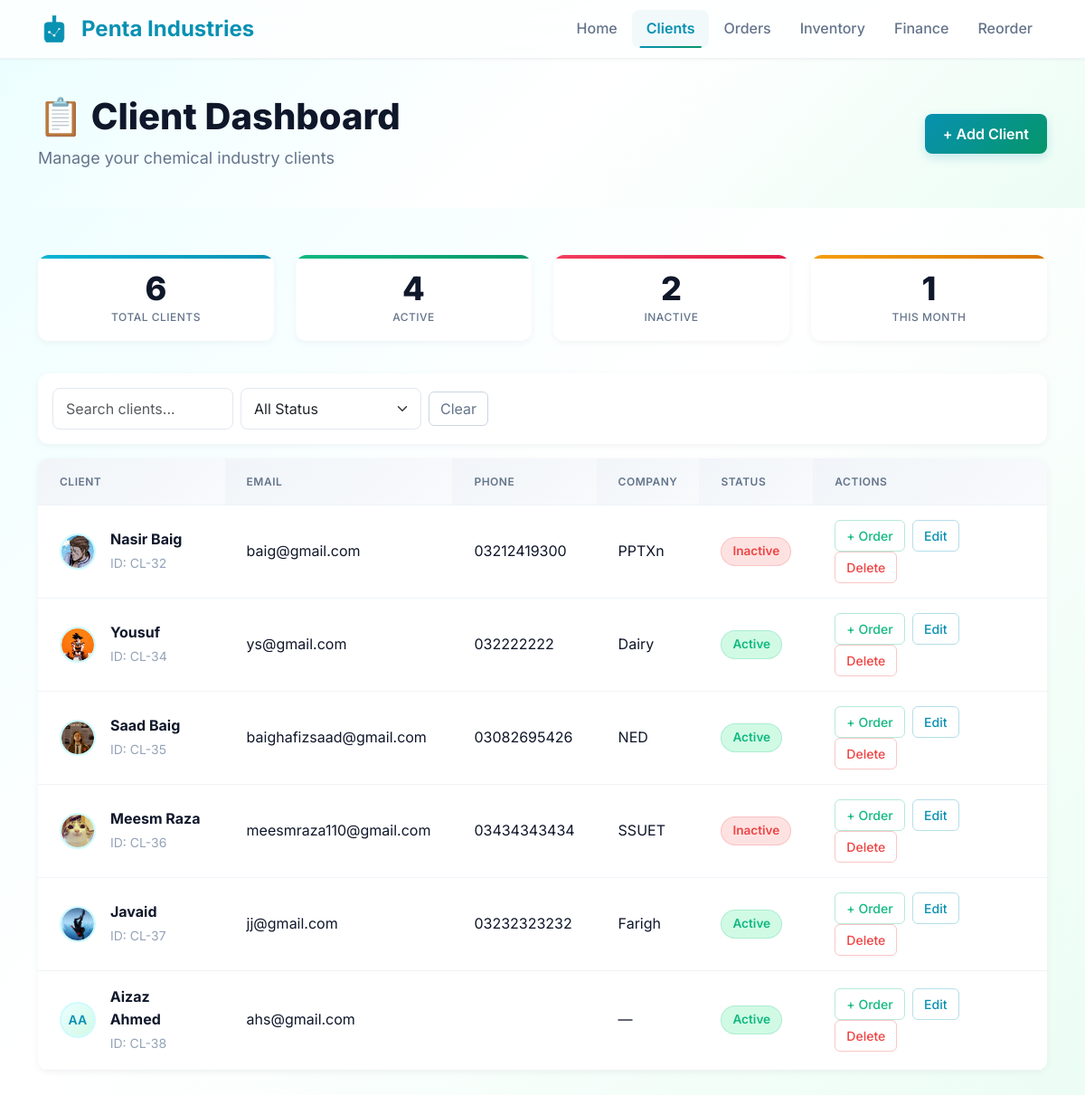
/client/, run on an earlier commit of the app's database.
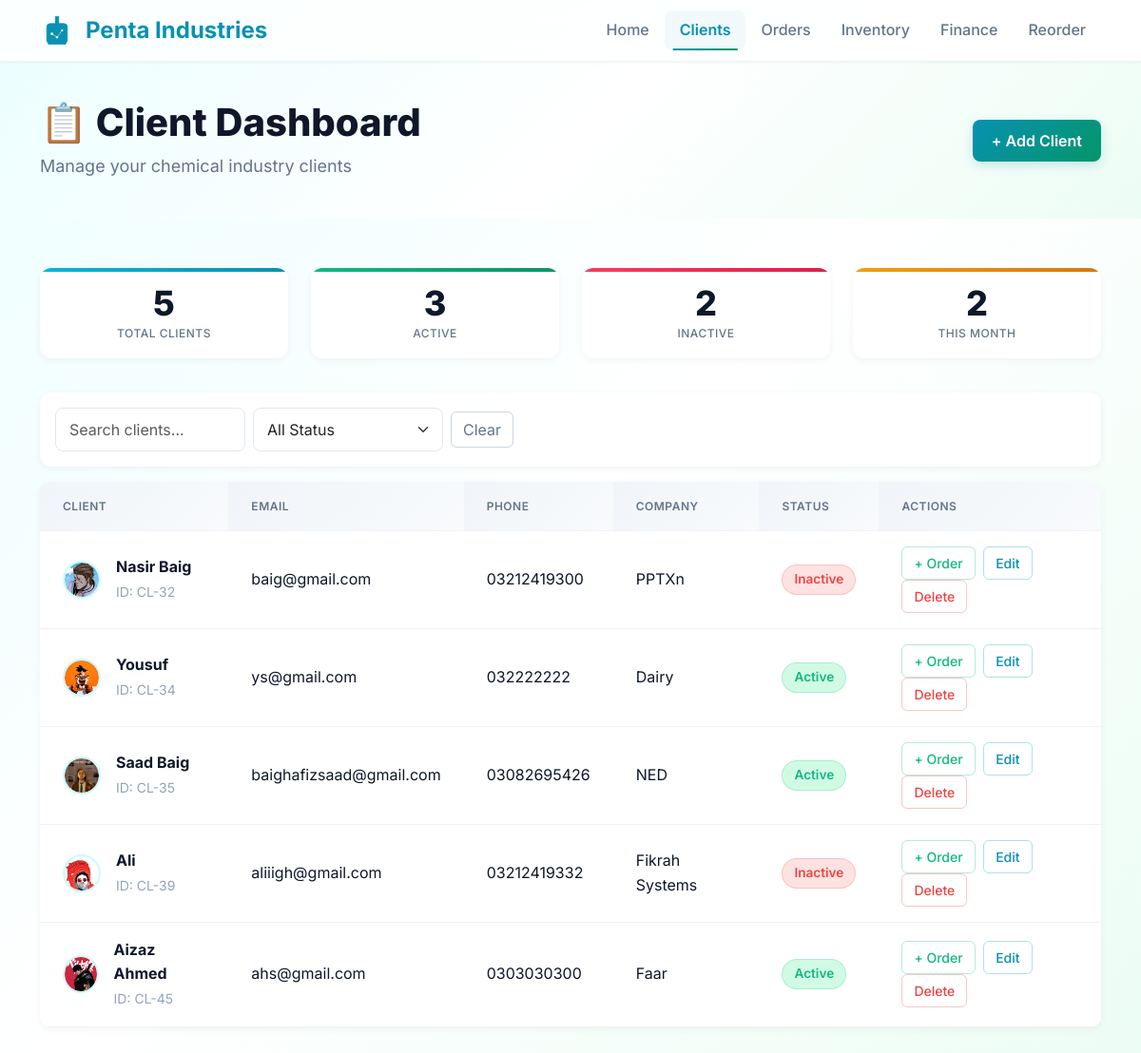
And on a later commit of the database.
### core/models.py (models this page shows, shortened)
class Client(models.Model):
    name = models.CharField(max_length=100)
    email = models.EmailField(null=True,blank=True)
    phone = models.CharField(max_length=15, blank=True)
    company = models.CharField(max_length=100, blank=True)
    is_active = models.BooleanField(default=True)
    avatar = models.ImageField(upload_to='avatars/' , blank=True , null=True)
    created_at = models.DateTimeField(auto_now_add=True)
    def get_initials(self):
        if not self.name:
            return "?"
        parts = self.name.strip().split()
        if len(parts) >= 2:
            return f"{parts[0][0]}{parts[-1][0]}".upper()
        else:
            return self.name[:2].upper() if len(self.name) >= 2 else self.name[0].upper()

### core/views.py (the view, shortened to what this page needs)
# urls.py: path('client/', views.client_dashboard, name='client_dashboard'),
def client_dashboard(request):
    total_clients = Client.objects.count()
    active_clients = Client.objects.filter(is_active=True).count()
    inactive_clients = Client.objects.filter(is_active=False).count()
    now = datetime.now()
    start_of_month = now.replace(day=1, hour=0, minute=0, second=0, microsecond=0)
    this_month_clients = Client.objects.filter(created_at__gte=start_of_month).count()
    if request.method == "POST":
        client_id = request.POST.get("client_id")
        if client_id:
            client = get_object_or_404(Client, id=client_id)
            form = ClientForm(request.POST, request.FILES, instance=client)
        else:
            form = ClientForm(request.POST, request.FILES)
        if form.is_valid():
            client = form.save()
            action = "updated" if client_id else "added"
            if action == "added":
                ActivityLog.objects.create(
                    activity_type = 'client_created',
                    description = f'New client created : {client.name}',
                        user = request.user,
                        client_id = client.id
                )
            else:
                ActivityLog.objects.create(
                    activity_type = 'client_updated',
                    description =  f'Client Updated : {client.name}',
                    user = request.user,
                    client_id = client.id
                )
            messages.success(request, f"Client {action} successfully.")
            return redirect('client_dashboard')
    else:
        form = ClientForm()
    clients = Client.objects.all()
    search = request.GET.get('search')
    status = request.GET.get('status')
    clients = Client.objects.all()
    search = request.GET.get('search')
    status = request.GET.get('status')
    if status == 'active':
        clients = clients.filter(is_active=True)
    elif status == 'inactive':
        clients = clients.filter(is_active=False)
    return render(request, 'client.html', {
        'clients': clients,
        'form': form,
        'total_clients': total_clients,
        'active_clients': active_clients,
        'inactive_clients': inactive_clients,
        'this_month_clients': this_month_clients,
    })

### core/forms.py
class ClientForm(forms.ModelForm):
    class Meta:
        model = Client
        fields = ['name', 'email', 'phone', 'company', 'avatar' , 'is_active']
        widgets = {
            'name': forms.TextInput(attrs={'class': 'form-control', 'placeholder': 'Full Name'}),
            'email': forms.EmailInput(attrs={'class': 'form-control', 'placeholder': 'client@example.com'}),
            'phone': forms.TextInput(attrs={'class': 'form-control', 'placeholder': '+1 (555) 123-4567'}),
            'company': forms.TextInput(attrs={'class': 'form-control', 'placeholder': 'Company Name'}),
            'is_active': forms.CheckboxInput(attrs={'class': 'form-check-input'}),
        }

### templates/client.html (shortened to what this page needs)
{% load static %}
<!DOCTYPE html>
<html lang="en">
<head>
  <link href="https://cdn.jsdelivr.net/npm/bootstrap@5.3.2/dist/css/bootstrap.min.css" rel="stylesheet">
  <link href="{% static 'css/client-dashboard.css' %}" rel="stylesheet">
</head>
<body>
  <nav class="navbar navbar-expand-lg navbar-light bg-white shadow-sm border-bottom">
    <div class="container">
      <a class="navbar-brand d-flex align-items-center text-decoration-none" href="/">
        <span class="fw-bold" style="color: #0891b2; font-size: 1.4rem;">Penta Industries</span>
      </a>
      <div class="collapse navbar-collapse" id="navbarNav">
        <ul class="navbar-nav ms-auto">
          <li class="nav-item">
            <a class="nav-link" href="/">Home</a>
          </li>
          <li class="nav-item">
            <a class="nav-link active" href="/client/">Clients</a>
          </li>
          <li class="nav-item">
            <a class="nav-link" href="/order/">Orders</a>
          </li>
          <li class="nav-item">
            <a class="nav-link" href="/inventory/">Inventory</a>
          </li>
          <li class="nav-item">
            <a class="nav-link" href="/finance/">Finance</a>
          </li>
          <li class="nav-item">
            <a class="nav-link" href="/reorder/">Reorder</a>
          </li>
        </ul>
      </div>
    </div>
  </nav>
  <section class="header-section">
    <div class="container">
      <div class="d-flex justify-content-between align-items-center">
        <div>
          <h2>📋 Client Dashboard</h2>
          <p class="text-muted mb-0">Manage your chemical industry clients</p>
        </div>
        <button type="button" class="btn btn-primary" data-bs-toggle="modal" data-bs-target="#addClientModal">
          + Add Client
        </button>
      </div>
    </div>
  </section>
  <div class="container mt-4">
    <div class="row g-3">
      <div class="col-md-3">
        <div class="card clients-table-card text-center p-3">
          <h3 class="mb-0">{{ total_clients }}</h3>
          <small class="text-muted">Total Clients</small>
        </div>
      </div>
      <div class="col-md-3">
        <div class="card clients-table-card text-center p-3">
          <h3 class="mb-0">{{ active_clients }}</h3>
          <small class="text-muted">Active</small>
        </div>
      </div>
      <div class="col-md-3">
        <div class="card clients-table-card text-center p-3">
          <h3 class="mb-0">{{ inactive_clients }}</h3>
          <small class="text-muted">Inactive</small>
        </div>
      </div>
      <div class="col-md-3">
        <div class="card clients-table-card text-center p-3">
          <h3 class="mb-0">{{ this_month_clients }}</h3>
          <small class="text-muted">This Month</small>
        </div>
      </div>
    </div>
  </div>
  <div class="container mt-4">
    <form method="get" class="d-flex flex-wrap gap-2 mb-3 align-items-center">
      <input type="text" name="search" class="form-control" placeholder="Search clients..."
        value="{{ request.GET.search }}">
      <select name="status" onchange="this.form.submit()" class="form-select">
        <option value="">All Status</option>
      </select>
      <a href="{% url 'client_dashboard' %}" class="btn btn-outline-secondary">Clear</a>
    </form>
  </div>
  <div class="container mb-5">
    <div class="card clients-table-card">
      <div class="table-responsive">
        <table class="table table-hover mb-0">
          <thead>
            <tr>
              <th>Client</th>
              <th>Email</th>
              <th>Phone</th>
              <th>Company</th>
              <th>Status</th>
              <th>Actions</th>
            </tr>
          </thead>
          <tbody>
            {% for client in clients %}
            <tr>
              <td>
                <div class="d-flex align-items-center">
                  <div class="client-avatar">
                    {% if client.avatar %}
                    <img src="{{ client.avatar.url }}" alt="{{ client.name }}" class="img-fluid rounded-circle"
                      style="width: 40px; height: 40px; object-fit: cover" />
                    {% else %} {{ client.get_initials }} {% endif %}
                  </div>
                  <div class="ms-3">
                    <strong>{{ client.name }}</strong><br />
                    <small class="text-muted">ID: CL-{{ client.id }}</small>
                  </div>
                </div>
              </td>
              <td>{{ client.email }}</td>
              <td>{{ client.phone }}</td>
              <td>{{ client.company|default:"—" }}</td>
              <td>
                {% if client.is_active %}
                <span class="status-active">Active</span>
                {% else %}
                <span class="status-inactive">Inactive</span>
                {% endif %}
              </td>
              <td>
                <a href="{% url 'add_order_for_client' client.id %}" class="btn btn-sm btn-outline-success me-1">+
                  Order</a>
                <button type="button" class="btn btn-sm btn-outline-primary me-1 edit-client-btn"
                  data-id="{{ client.id }}" data-name="{{ client.name }}" data-email="{{ client.email }}"
                  data-phone="{{ client.phone }}" data-company="{{ client.company }}"
                  data-is_active="{{ client.is_active|yesno:" true,false" }}"
                  data-avatar-url="{% if client.avatar %}{{ client.avatar.url }}{% endif %}" data-bs-toggle="modal"
                  data-bs-target="#addClientModal">
                  Edit
                </button>
                <button type="button" class="btn btn-sm btn-outline-danger delete-btn"
                  data-client-name="{{ client.name }}" data-client-id="{{ client.id }}" data-bs-toggle="modal"
                  data-bs-target="#deleteConfirmModal">
                  Delete
                </button>
              </td>
            </tr>
            {% empty %}
            <tr>
              <td colspan="6" class="text-center text-muted py-4">
                No clients found.
              </td>
            </tr>
            {% endfor %}
          </tbody>
        </table>
      </div>
    </div>
  </div>
</body>
</html>

What changed in the data, as far as the page shows it:
removed Client: avatar (picture), name "Meesm Raza", id "36", email "meesmraza110@gmail.com", phone "03434343434", company "SSUET", is_active "Inactive"
removed Client: avatar (picture), name "Javaid", id "37", email "jj@gmail.com", phone "03232323232", company "Farigh", is_active "Active"
removed Client: get_initials "AA", name "Aizaz Ahmed", id "38", email "ahs@gmail.com", company "—", is_active "Active"
added Client: avatar (picture), name "Ali", id "39", email "aliiigh@gmail.com", phone "03212419332", company "Fikrah Systems", is_active "Inactive"
added Client: avatar (picture), name "Aizaz Ahmed", id "45", email "ahs@gmail.com", phone "0303030300", company "Faar", is_active "Active"
Also different on the page:
{{ total_clients }}: "6" → "5"
{{ active_clients }}: "4" → "3"
{{ this_month_clients }}: "1" → "2"
